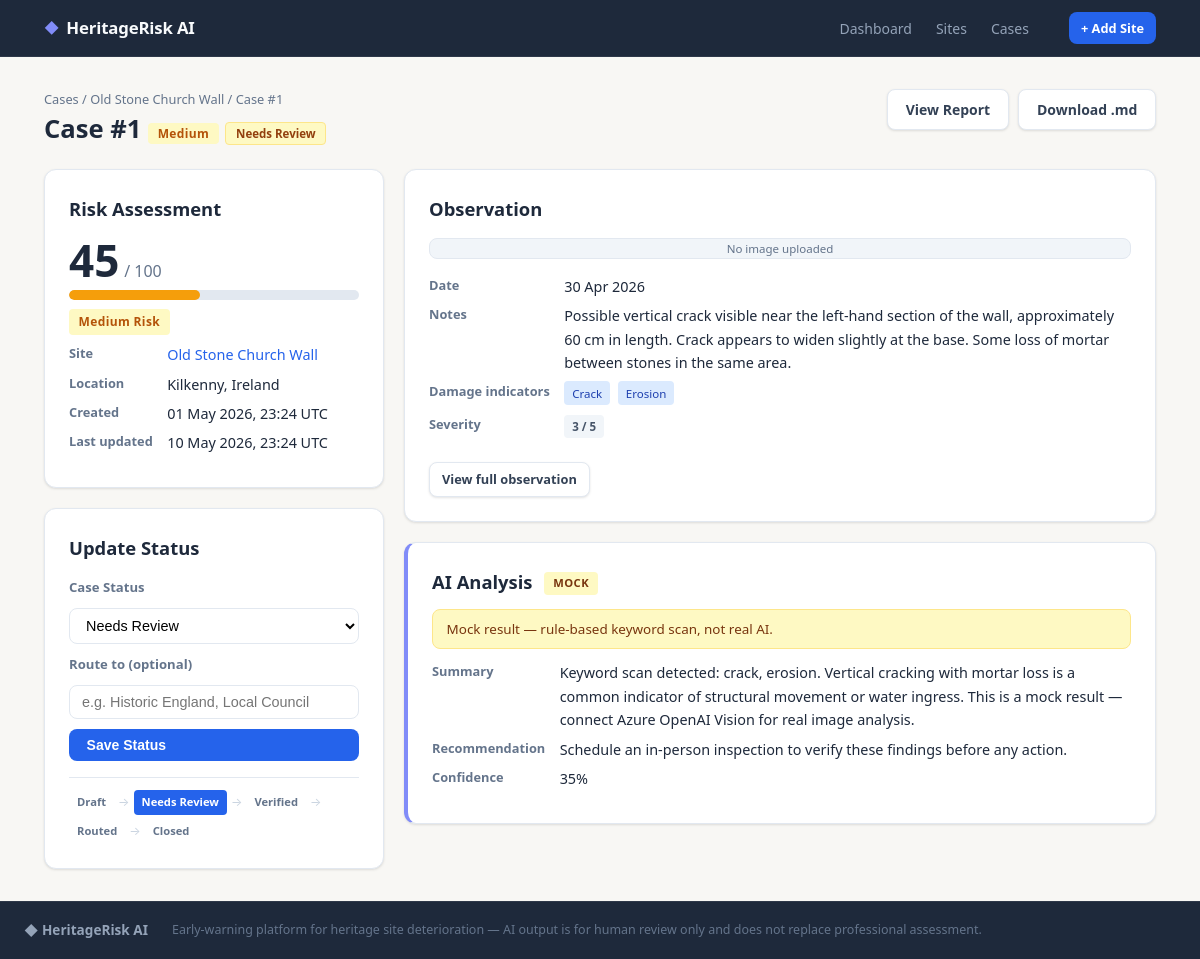
Page /cases/1 on the committed database.
### backend/app/models.py (models this page shows, shortened)
class Site(Base):
    __tablename__ = "sites"
    id: Mapped[int] = mapped_column(Integer, primary_key=True, index=True)
    name: Mapped[str] = mapped_column(String(200), nullable=False)
    location: Mapped[str] = mapped_column(String(200), nullable=True)
    description: Mapped[str] = mapped_column(Text, nullable=True)
    created_at: Mapped[datetime] = mapped_column(DateTime, default=datetime.utcnow)
    observations: Mapped[list["Observation"]] = relationship(
        "Observation", back_populates="site", cascade="all, delete-orphan"
    )

class RiskCase(Base):
    __tablename__ = "risk_cases"
    id: Mapped[int] = mapped_column(Integer, primary_key=True, index=True)
    observation_id: Mapped[int] = mapped_column(
        Integer, ForeignKey("observations.id"), unique=True, nullable=False
    )
    risk_score: Mapped[int] = mapped_column(Integer, nullable=False, default=0)
    risk_band: Mapped[str] = mapped_column(String(20), nullable=False, default="Low")
    status: Mapped[str] = mapped_column(String(50), nullable=False, default="Draft")
    routed_to: Mapped[str] = mapped_column(String(200), nullable=True)
    report_path: Mapped[str] = mapped_column(String(300), nullable=True)
    created_at: Mapped[datetime] = mapped_column(DateTime, default=datetime.utcnow)
    updated_at: Mapped[datetime] = mapped_column(
        DateTime, default=datetime.utcnow, onupdate=datetime.utcnow
    )
    observation: Mapped["Observation"] = relationship("Observation", back_populates="risk_case")
    STATUSES = ["Draft", "Needs Review", "Verified", "Routed", "Closed"]

class Observation(Base):
    __tablename__ = "observations"
    id: Mapped[int] = mapped_column(Integer, primary_key=True, index=True)
    site_id: Mapped[int] = mapped_column(Integer, ForeignKey("sites.id"), nullable=False)
    image_filename: Mapped[str] = mapped_column(String(300), nullable=True)
    notes: Mapped[str] = mapped_column(Text, nullable=True)
    damage_tags: Mapped[str] = mapped_column(String(300), nullable=True, default="")
    severity: Mapped[int] = mapped_column(Integer, nullable=False, default=1)
    created_at: Mapped[datetime] = mapped_column(DateTime, default=datetime.utcnow)
    ai_analysis_status: Mapped[str] = mapped_column(String(20), nullable=True, default="not_run")
    ai_summary: Mapped[str] = mapped_column(Text, nullable=True)
    ai_confidence: Mapped[int] = mapped_column(Integer, nullable=True)
    ai_provider: Mapped[str] = mapped_column(String(50), nullable=True)
    ai_recommended_action: Mapped[str] = mapped_column(Text, nullable=True)
    ai_raw_response: Mapped[str] = mapped_column(Text, nullable=True)
    site: Mapped["Site"] = relationship("Site", back_populates="observations")
    risk_case: Mapped["RiskCase"] = relationship(
        "RiskCase", back_populates="observation", uselist=False, cascade="all, delete-orphan"
    )

### backend/app/main.py (the view)
@app.get("/cases/{case_id}", response_class=HTMLResponse)
def case_detail(case_id: int, request: Request, db: Session = Depends(get_db)):
    case = db.query(RiskCase).filter(RiskCase.id == case_id).first()
    if not case:
        raise HTTPException(status_code=404, detail="Case not found")
    return templates.TemplateResponse(
        "case_detail.html",
        {
            "request": request,
            "case": case,
            "obs": case.observation,
            "site": case.observation.site,
        },
    )

### backend/app/templates/case_detail.html (shortened to what this page needs)
{% extends "base.html" %}
{% block content %}
<div class="page-header">
  <div>
    <p class="breadcrumb">
      <a href="/cases">Cases</a> /
      <a href="/sites/{{ site.id }}">{{ site.name }}</a> /
      Case #{{ case.id }}
    </p>
    <h1>
      Case #{{ case.id }}
      <span class="band band-{{ case.risk_band | lower }}">{{ case.risk_band }}</span>
      <span class="status-badge status-{{ case.status | lower | replace(' ', '-') }}">{{ case.status }}</span>
    </h1>
  </div>
  <div class="page-header-actions">
    <a class="btn-secondary" href="/cases/{{ case.id }}/report">View Report</a>
    <a class="btn-secondary" href="/cases/{{ case.id }}/report.md">Download .md</a>
  </div>
</div>
<div class="case-layout">
  <div class="case-left">
    <div class="card">
      <h2>Risk Assessment</h2>
      <div class="score-display">
        <span class="score-number">{{ case.risk_score }}</span>
        <span class="score-denom">/ 100</span>
      </div>
      <div class="score-bar">
        <div class="score-bar-fill score-bar-{{ case.risk_band | lower }}"
             style="width: {{ case.risk_score }}%"></div>
      </div>
      <p class="score-label">
        <span class="band band-{{ case.risk_band | lower }}">{{ case.risk_band }} Risk</span>
      </p>
      <dl class="meta mt">
        <dt>Site</dt>
        <dd><a href="/sites/{{ site.id }}">{{ site.name }}</a></dd>
        {% if site.location %}
        <dt>Location</dt>
        <dd>{{ site.location }}</dd>
        {% endif %}
        <dt>Created</dt>
        <dd>{{ case.created_at.strftime("%d %b %Y, %H:%M UTC") }}</dd>
        <dt>Last updated</dt>
        <dd>{{ case.updated_at.strftime("%d %b %Y, %H:%M UTC") }}</dd>
      </dl>
    </div>
    <div class="card">
      <h2>Update Status</h2>
      <form method="post" action="/cases/{{ case.id }}/status" class="status-form">
        <label for="status-sel">Case Status</label>
        <select id="status-sel" name="status">
          {% for s in case.STATUSES %}
          <option value="{{ s }}" {% if case.status == s %}selected{% endif %}>{{ s }}</option>
          {% endfor %}
        </select>
        <label for="routed-to">Route to (optional)</label>
        <input id="routed-to" name="routed_to" type="text"
               value="{{ case.routed_to or '' }}"
               placeholder="e.g. Historic England, Local Council" />
        <button class="btn-primary" type="submit">Save Status</button>
      </form>
      <div class="status-flow">
        {% for s in case.STATUSES %}
        <span class="flow-step {% if case.status == s %}flow-active{% endif %}">{{ s }}</span>
        {% if not loop.last %}<span class="flow-arrow">→</span>{% endif %}
        {% endfor %}
      </div>
    </div>
  </div>
  <div class="case-right">
    <div class="card">
      <h2>Observation</h2>
      {% if obs.image_filename %}
      <img class="obs-detail-img" src="/uploads/{{ obs.image_filename }}" alt="Observation photo" />
      {% else %}
      <div class="obs-detail-img obs-placeholder"><span>No image uploaded</span></div>
      {% endif %}
      <dl class="meta mt">
        <dt>Date</dt>
        <dd>{{ obs.created_at.strftime("%d %b %Y") }}</dd>
        <dt>Notes</dt>
        <dd>{{ obs.notes or "—" }}</dd>
        <dt>Damage indicators</dt>
        <dd>
          {% if obs.tags_list %}
            {% for tag in obs.tags_list %}
            <span class="tag">{{ TAG_LABELS.get(tag, tag) }}</span>
            {% endfor %}
          {% else %}—{% endif %}
        </dd>
        <dt>Severity</dt>
        <dd>
          <span class="severity-pill">{{ obs.severity }} / 5</span>
        </dd>
      </dl>
      <a class="btn-secondary btn-sm mt" href="/observations/{{ obs.id }}">View full observation</a>
    </div>
    <div class="card ai-panel">
      <div class="ai-panel-header">
        <h2>AI Analysis
          {% if obs.ai_analysis_status == "complete" %}
            <span class="ai-badge ai-badge-complete">AZURE OPENAI</span>
          {% elif obs.ai_analysis_status == "mock" %}
            <span class="ai-badge ai-badge-mock">MOCK</span>
          {% elif obs.ai_analysis_status == "failed" %}
            <span class="ai-badge ai-badge-failed">FAILED</span>
          {% else %}
            <span class="ai-badge ai-badge-pending">Not run</span>
          {% endif %}
        </h2>
      </div>
      {% if obs.ai_analysis_status == "mock" %}
        <div class="ai-notice ai-notice-mock">Mock result — rule-based keyword scan, not real AI.</div>
        <dl class="meta">
          <dt>Summary</dt><dd>{{ obs.ai_summary }}</dd>
          <dt>Recommendation</dt><dd>{{ obs.ai_recommended_action or "—" }}</dd>
          <dt>Confidence</dt><dd>{{ obs.ai_confidence }}%</dd>
        </dl>
      {% elif obs.ai_analysis_status == "failed" %}
        <div class="ai-notice ai-notice-failed">
          Analysis failed. <a href="/observations/{{ obs.id }}">Retry on the observation page.</a>
        </div>
      {% else %}
        <p class="empty"><a href="/observations/{{ obs.id }}">Run AI analysis</a> on the observation page.</p>
      {% endif %}
    </div>
  </div>
</div>
{% endblock %}

### rows in the picture
Site: name "Old Stone Church Wall", location "Kilkenny, Ireland"
RiskCase: id "1", risk_band "Medium", status "Needs Review", risk_score "45", created_at "01 May 2026, 23:24 UTC", updated_at "10 May 2026, 23:24 UTC"
Observation: created_at "30 Apr 2026", notes "Possible vertical crack visible near the left-hand section of the wall, approximately 60 cm in length. Crack appears to widen slightly at the base. Some loss of mortar between stones in the same area.", severity "3", ai_summary "Keyword scan detected: crack, erosion. Vertical cracking with mortar loss is a common indicator of structural movement or water ingress. This is a mock result — connect Azure OpenAI Vision for real image analysis.", ai_recommended_action "Schedule an in-person inspection to verify these findings before any action.", ai_confidence "35"

### other values in the picture
{{ s }} "Draft" "Needs Review" "Verified" "Routed" "Closed"
{{ TAG_LABELS.get(tag, tag) }} "Crack" "Erosion"
